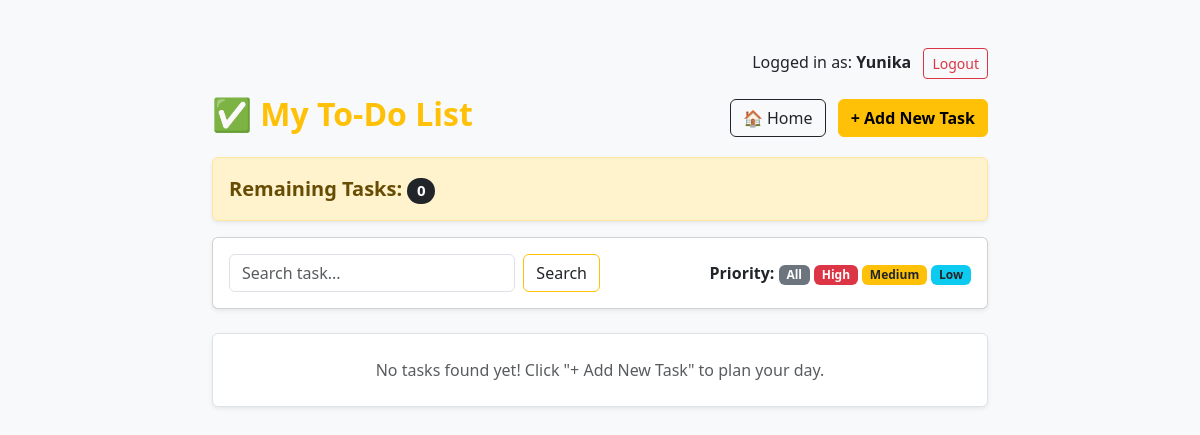
Page /todo/ (signed in) on the earlier database version.
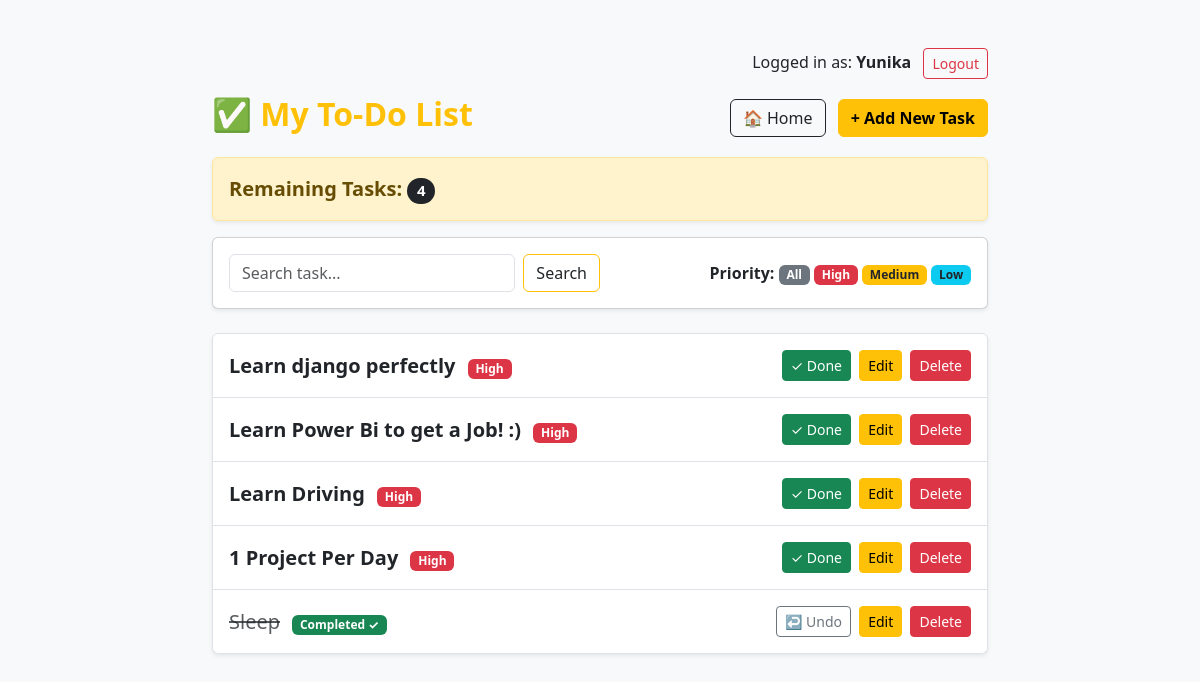
Same page on the later database version.
### todo/models.py (models this page shows, shortened)
class Task(models.Model):
    PRIMARY_CHOICES = [
        ('low','Low'),
        ('medium','Medium'),
        ('high','High')
    ]
    user = models.ForeignKey(User,on_delete=models.CASCADE,default=1)
    title =  models.CharField(max_length=150)
    priority = models.CharField(max_length=200,choices=PRIMARY_CHOICES,default='medium')
    is_completed = models.BooleanField(default=False)
    created_at = models.DateTimeField(auto_now=True)

### todo/views.py (the view)
# urls.py: path('todo/',todo_views.task_list, name='task_list'),
@login_required
def task_list(request):
    items = Task.objects.filter(user=request.user).order_by('is_completed', '-created_at')
    priority = request.GET.get('priority')
    if priority:
        items = items.filter(priority = priority)
    query = request.GET.get('q')
    if query:
        items = items.filter(title__icontains = query)
    pending_count = items.filter(is_completed = False).count()
    return render (request, 'todo/task_list.html',{'items' : items , 'pending_count' : pending_count})

### todo/templates/todo/task_list.html (shortened to what this page needs)
<!DOCTYPE html>
<html lang="en">
<head>
    <link href="https://cdn.jsdelivr.net/npm/bootstrap@5.3.0/dist/css/bootstrap.min.css" rel="stylesheet">
</head>
<body class="bg-light">
    <div class="container mt-5" style="max-width: 800px;">
        <div class="text-end mb-3">
            <form method="post" action="{% url 'logout' %}">
                <span class="me-2">Logged in as: <strong>{{ user.username }}</strong></span>
                <button type="submit" class="btn btn-sm btn-outline-danger">Logout</button>
            </form>
        </div>
        <div class="d-flex justify-content-between align-items-center mb-3">
            <h2 class="text-warning fw-bold">✅ My To-Do List</h2>
            <div>
                <a href="{% url 'home' %}" class="btn btn-outline-dark me-2">🏠 Home</a>
                <a href="{% url 'task_create' %}" class="btn btn-warning fw-semibold">+ Add New Task</a>
            </div>
        </div>
        <div class="alert alert-warning shadow-sm fs-5">
            <strong>Remaining Tasks:</strong> <span class="badge bg-dark rounded-pill">{{ pending_count }}</span>
        </div>
        <div class="card shadow-sm mb-4">
            <div class="card-body d-flex justify-content-between align-items-center flex-wrap">
                <form method="get" class="d-flex w-50">
                    <input type="text" name="q" class="form-control me-2" placeholder="Search task...">
                    <button type="submit" class="btn btn-outline-warning text-dark">Search</button>
                </form>
                <div class="mt-3 mt-md-0">
                    <strong>Priority: </strong>
                    <a href="{% url 'task_list' %}" class="badge bg-secondary text-decoration-none">All</a>
                    <a href="?priority=high" class="badge bg-danger text-decoration-none">High</a>
                    <a href="?priority=medium" class="badge bg-warning text-dark text-decoration-none">Medium</a>
                    <a href="?priority=low" class="badge bg-info text-dark text-decoration-none">Low</a>
                </div>
            </div>
        </div>
        <ul class="list-group shadow-sm mb-5">
            {% for item in items %}
                <li class="list-group-item d-flex justify-content-between align-items-center py-3">
                    <div>
                        {% if item.is_completed %}
                            <del class="fs-5 text-muted">{{ item.title }}</del>
                            <span class="badge bg-success ms-2">Completed ✓</span>
                        {% else %}
                            <strong class="fs-5">{{ item.title }}</strong>
                            {% if item.priority == 'high' %}
                                <span class="badge bg-danger ms-2">High</span>
                            {% elif item.priority == 'medium' %}
                                <span class="badge bg-warning text-dark ms-2">Medium</span>
                            {% else %}
                                <span class="badge bg-info text-dark ms-2">Low</span>
                            {% endif %}
                        {% endif %}
                    </div>
                    <div>
                        <a href="{% url 'toggle_task' item.pk %}" class="btn btn-sm {% if item.is_completed %}btn-outline-secondary{% else %}btn-success{% endif %} me-1">
                            {% if item.is_completed %}↩️ Undo{% else %}✓ Done{% endif %}
                        </a>
                        <a href="{% url 'task_update' item.pk %}" class="btn btn-sm btn-warning me-1">Edit</a>
                        <a href="{% url 'task_delete' item.pk %}" class="btn btn-sm btn-danger">Delete</a>
                    </div>
                </li>
            {% empty %}
                <li class="list-group-item text-center text-muted py-4">
                    No tasks found yet! Click "+ Add New Task" to plan your day.
                </li>
            {% endfor %}
        </ul>
    </div>
</body>
</html>

Differences in the rows shown:
added Task: title "Learn django perfectly", priority "High", is_completed "✓ Done"
added Task: title "Learn Power Bi to get a Job! :)", priority "High", is_completed "✓ Done"
added Task: title "Learn Driving", priority "High", is_completed "✓ Done"
added Task: title "1 Project Per Day", priority "High", is_completed "✓ Done"
added Task: title "Sleep", is_completed "↩️ Undo"
Other differences:
{{ pending_count }}: "0" → "4"
text no longer shown: "No tasks found yet! Click \"+ Add New Task\" to plan your day."
